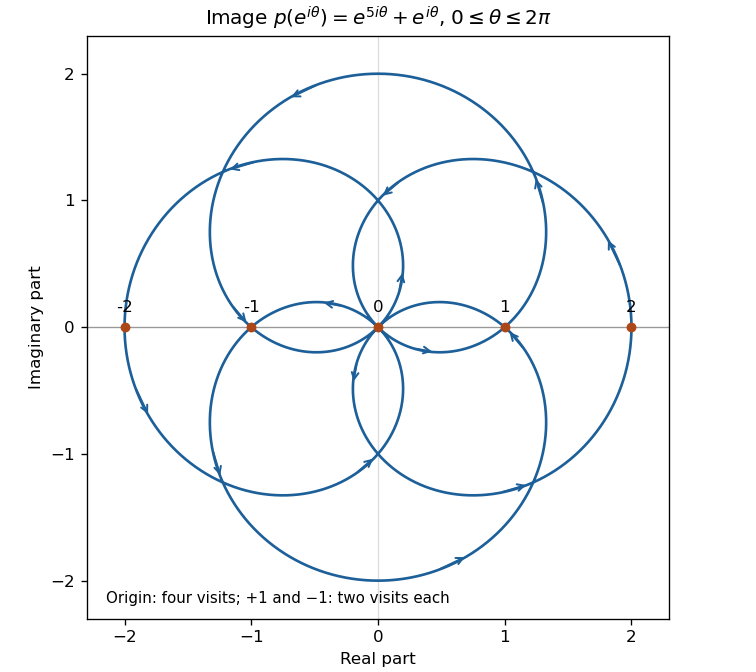

Source code (Python):
#!/usr/bin/env python3
"""Polynomial image of the unit circle; pinned root NumPy/Matplotlib.
Write an opaque basename PNG to CWD, preserving supplied MPLCONFIGDIR.
"""
import numpy as np
import matplotlib
matplotlib.use('Agg')
import matplotlib.pyplot as plt


def main():
    t=np.linspace(0,2*np.pi,3601)
    z=np.exp(1j*t);w=z**5+z
    fig,ax=plt.subplots(figsize=(6.3,5.6),layout='constrained',facecolor='white')
    ax.axhline(0,color='#999999',lw=.8);ax.axvline(0,color='#dddddd',lw=.8)
    ax.plot(w.real,w.imag,color='#1d6099',lw=1.6)
    for theta in np.linspace(.08,2*np.pi+.08,16,endpoint=False):
        z0=np.exp(1j*theta);z1=np.exp(1j*(theta+.045));v0=z0**5+z0;v1=z1**5+z1
        ax.annotate('',xy=(v1.real,v1.imag),xytext=(v0.real,v0.imag),arrowprops={'arrowstyle':'->','color':'#1d6099','lw':1.2})
    for value in [-2,-1,0,1,2]:
        ax.scatter([value],[0],s=24,color='#ac4718',zorder=5)
        ax.annotate(str(value),xy=(value,0),xytext=(0,9),textcoords='offset points',ha='center',fontsize=10)
    ax.text(-2.15,-2.18,'Origin: four visits; +1 and −1: two visits each',fontsize=9)
    ax.set(xlabel='Real part',ylabel='Imaginary part',title=r'Image $p(e^{i\theta})=e^{5i\theta}+e^{i\theta}$, $0\leq\theta\leq2\pi$',xlim=(-2.3,2.3),ylim=(-2.3,2.3))
    ax.set_aspect('equal');ax.set_facecolor('white')
    fig.savefig('paper-4-polynomial-image.png',dpi=120,facecolor='white',transparent=False)
    plt.close(fig)


if __name__=='__main__':main()
